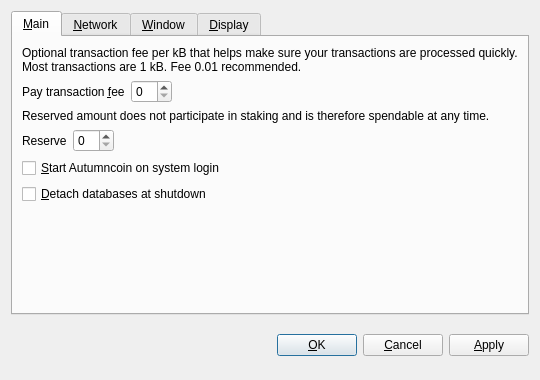
<?xml version="1.0" encoding="UTF-8"?>
<ui version="4.0">
 <class>OptionsDialog</class>
 <widget class="QDialog" name="OptionsDialog">
  <property name="geometry">
   <rect>
    <x>0</x>
    <y>0</y>
    <width>540</width>
    <height>380</height>
   </rect>
  </property>
  <property name="windowTitle">
   <string>Options</string>
  </property>
  <property name="modal">
   <bool>true</bool>
  </property>
  <layout class="QVBoxLayout" name="verticalLayout">
   <item>
    <widget class="QTabWidget" name="tabWidget">
     <property name="tabPosition">
      <enum>QTabWidget::North</enum>
     </property>
     <property name="currentIndex">
      <number>0</number>
     </property>
     <widget class="QWidget" name="tabMain">
      <attribute name="title">
       <string>&amp;Main</string>
      </attribute>
      <layout class="QVBoxLayout" name="verticalLayout_Main">
       <item>
        <widget class="QLabel" name="transactionFeeInfoLabel">
         <property name="text">
          <string>Optional transaction fee per kB that helps make sure your transactions are processed quickly. Most transactions are 1 kB. Fee 0.01 recommended.</string>
         </property>
         <property name="textFormat">
          <enum>Qt::PlainText</enum>
         </property>
         <property name="wordWrap">
          <bool>true</bool>
         </property>
        </widget>
       </item>
       <item>
        <layout class="QHBoxLayout" name="horizontalLayoutFee">
         <item>
          <widget class="QLabel" name="transactionFeeLabel">
           <property name="text">
            <string>Pay transaction &amp;fee</string>
           </property>
           <property name="textFormat">
            <enum>Qt::PlainText</enum>
           </property>
           <property name="buddy">
            <cstring>transactionFee</cstring>
           </property>
          </widget>
         </item>
         <item>
          <widget class="BitcoinAmountField" name="transactionFee"/>
         </item>
         <item>
          <spacer name="horizontalSpacerFee">
           <property name="orientation">
            <enum>Qt::Horizontal</enum>
           </property>
           <property name="sizeHint" stdset="0">
            <size>
             <width>40</width>
             <height>20</height>
            </size>
           </property>
          </spacer>
         </item>
        </layout>
       </item>
       <item>
        <widget class="QLabel" name="reserveBalanceInfoLabel">
         <property name="text">
          <string>Reserved amount does not participate in staking and is therefore spendable at any time.</string>
         </property>
         <property name="textFormat">
          <enum>Qt::PlainText</enum>
         </property>
         <property name="wordWrap">
          <bool>true</bool>
         </property>
        </widget>
       </item>
       <item>
        <layout class="QHBoxLayout" name="horizontalLayoutReserveBalance">
         <item>
          <widget class="QLabel" name="reserveBalanceLabel">
           <property name="text">
            <string>Reserve</string>
           </property>
           <property name="textFormat">
            <enum>Qt::PlainText</enum>
           </property>
           <property name="buddy">
            <cstring>reserveBalance</cstring>
           </property>
          </widget>
         </item>
         <item>
          <widget class="BitcoinAmountField" name="reserveBalance"/>
         </item>
         <item>
          <spacer name="horizontalSpacerReserveBalance">
           <property name="orientation">
            <enum>Qt::Horizontal</enum>
           </property>
           <property name="sizeHint" stdset="0">
            <size>
             <width>40</width>
             <height>20</height>
            </size>
           </property>
          </spacer>
         </item>
        </layout>
       </item>
       <item>
        <widget class="QCheckBox" name="bitcoinAtStartup">
         <property name="toolTip">
          <string>Automatically start Autumncoin after logging in to the system.</string>
         </property>
         <property name="text">
          <string>&amp;Start Autumncoin on system login</string>
         </property>
        </widget>
       </item>
       <item>
        <widget class="QCheckBox" name="detachDatabases">
         <property name="toolTip">
          <string>Detach block and address databases at shutdown. This means they can be moved to another data directory, but it slows down shutdown. The wallet is always detached.</string>
         </property>
         <property name="text">
          <string>&amp;Detach databases at shutdown</string>
         </property>
        </widget>
       </item>
       <item>
        <spacer name="verticalSpacer_Main">
         <property name="orientation">
          <enum>Qt::Vertical</enum>
         </property>
         <property name="sizeHint" stdset="0">
          <size>
           <width>20</width>
           <height>40</height>
          </size>
         </property>
        </spacer>
       </item>
      </layout>
     </widget>
     <widget class="QWidget" name="tabNetwork">
      <attribute name="title">
       <string>&amp;Network</string>
      </attribute>
      <layout class="QVBoxLayout" name="verticalLayout_Network">
       <item>
        <widget class="QCheckBox" name="mapPortUpnp">
         <property name="toolTip">
          <string>Automatically open the Autumncoin client port on the router. This only works when your router supports UPnP and it is enabled.</string>
         </property>
         <property name="text">
          <string>Map port using &amp;UPnP</string>
         </property>
        </widget>
       </item>
       <item>
        <widget class="QCheckBox" name="connectSocks">
         <property name="toolTip">
          <string>Connect to the Autumncoin network through a SOCKS proxy (e.g. when connecting through Tor).</string>
         </property>
         <property name="text">
          <string>&amp;Connect through SOCKS proxy:</string>
         </property>
        </widget>
       </item>
       <item>
        <layout class="QHBoxLayout" name="horizontalLayout_Network">
         <item>
          <widget class="QLabel" name="proxyIpLabel">
           <property name="text">
            <string>Proxy &amp;IP:</string>
           </property>
           <property name="textFormat">
            <enum>Qt::PlainText</enum>
           </property>
           <property name="buddy">
            <cstring>proxyIp</cstring>
           </property>
          </widget>
         </item>
         <item>
          <widget class="QValidatedLineEdit" name="proxyIp">
           <property name="maximumSize">
            <size>
             <width>140</width>
             <height>16777215</height>
            </size>
           </property>
           <property name="toolTip">
            <string>IP address of the proxy (e.g. 127.0.0.1)</string>
           </property>
          </widget>
         </item>
         <item>
          <widget class="QLabel" name="proxyPortLabel">
           <property name="text">
            <string>&amp;Port:</string>
           </property>
           <property name="textFormat">
            <enum>Qt::PlainText</enum>
           </property>
           <property name="buddy">
            <cstring>proxyPort</cstring>
           </property>
          </widget>
         </item>
         <item>
          <widget class="QLineEdit" name="proxyPort">
           <property name="maximumSize">
            <size>
             <width>55</width>
             <height>16777215</height>
            </size>
           </property>
           <property name="toolTip">
            <string>Port of the proxy (e.g. 9050)</string>
           </property>
          </widget>
         </item>
         <item>
          <widget class="QLabel" name="socksVersionLabel">
           <property name="text">
            <string>SOCKS &amp;Version:</string>
           </property>
           <property name="textFormat">
            <enum>Qt::PlainText</enum>
           </property>
           <property name="buddy">
            <cstring>socksVersion</cstring>
           </property>
          </widget>
         </item>
         <item>
          <widget class="QValueComboBox" name="socksVersion">
           <property name="toolTip">
            <string>SOCKS version of the proxy (e.g. 5)</string>
           </property>
          </widget>
         </item>
         <item>
          <spacer name="horizontalSpacer_Network">
           <property name="orientation">
            <enum>Qt::Horizontal</enum>
           </property>
           <property name="sizeHint" stdset="0">
            <size>
             <width>40</width>
             <height>20</height>
            </size>
           </property>
          </spacer>
         </item>
        </layout>
       </item>
       <item>
        <spacer name="verticalSpacer_Network">
         <property name="orientation">
          <enum>Qt::Vertical</enum>
         </property>
         <property name="sizeHint" stdset="0">
          <size>
           <width>20</width>
           <height>40</height>
          </size>
         </property>
        </spacer>
       </item>
      </layout>
     </widget>
     <widget class="QWidget" name="tabWindow">
      <attribute name="title">
       <string>&amp;Window</string>
      </attribute>
      <layout class="QVBoxLayout" name="verticalLayout_Window">
       <item>
        <widget class="QCheckBox" name="minimizeToTray">
         <property name="toolTip">
          <string>Show only a tray icon after minimizing the window.</string>
         </property>
         <property name="text">
          <string>&amp;Minimize to the tray instead of the taskbar</string>
         </property>
        </widget>
       </item>
       <item>
        <widget class="QCheckBox" name="minimizeOnClose">
         <property name="toolTip">
          <string>Minimize instead of exit the application when the window is closed. When this option is enabled, the application will be closed only after selecting Quit in the menu.</string>
         </property>
         <property name="text">
          <string>M&amp;inimize on close</string>
         </property>
        </widget>
       </item>
       <item>
        <spacer name="verticalSpacer_Window">
         <property name="orientation">
          <enum>Qt::Vertical</enum>
         </property>
         <property name="sizeHint" stdset="0">
          <size>
           <width>20</width>
           <height>40</height>
          </size>
         </property>
        </spacer>
       </item>
      </layout>
     </widget>
     <widget class="QWidget" name="tabDisplay">
      <attribute name="title">
       <string>&amp;Display</string>
      </attribute>
      <layout class="QVBoxLayout" name="verticalLayout_Display">
       <item>
        <layout class="QHBoxLayout" name="horizontalLayout_1_Display">
         <item>
          <widget class="QLabel" name="langLabel">
           <property name="text">
            <string>User Interface &amp;language:</string>
           </property>
           <property name="textFormat">
            <enum>Qt::PlainText</enum>
           </property>
           <property name="buddy">
            <cstring>lang</cstring>
           </property>
          </widget>
         </item>
         <item>
          <widget class="QValueComboBox" name="lang">
           <property name="toolTip">
            <string>The user interface language can be set here. This setting will take effect after restarting Autumncoin.</string>
           </property>
          </widget>
         </item>
        </layout>
       </item>
       <item>
        <layout class="QHBoxLayout" name="horizontalLayout_2_Display">
         <item>
          <widget class="QLabel" name="unitLabel">
           <property name="text">
            <string>&amp;Unit to show amounts in:</string>
           </property>
           <property name="textFormat">
            <enum>Qt::PlainText</enum>
           </property>
           <property name="buddy">
            <cstring>unit</cstring>
           </property>
          </widget>
         </item>
         <item>
          <widget class="QValueComboBox" name="unit">
           <property name="toolTip">
            <string>Choose the default subdivision unit to show in the interface and when sending coins.</string>
           </property>
          </widget>
         </item>
        </layout>
       </item>
       <item>
        <widget class="QCheckBox" name="displayAddresses">
         <property name="toolTip">
          <string>Whether to show Autumncoin addresses in the transaction list or not.</string>
         </property>
         <property name="text">
          <string>&amp;Display addresses in transaction list</string>
         </property>
        </widget>
       </item>
       <item>
        <widget class="QCheckBox" name="coinControlFeatures">
         <property name="toolTip">
          <string>Whether to show coin control features or not.</string>
         </property>
         <property name="text">
          <string>Display coin &amp;control features (experts only!)</string>
         </property>
        </widget>
       </item>
       <item>
        <spacer name="verticalSpacer_Display">
         <property name="orientation">
          <enum>Qt::Vertical</enum>
         </property>
         <property name="sizeHint" stdset="0">
          <size>
           <width>20</width>
           <height>40</height>
          </size>
         </property>
        </spacer>
       </item>
      </layout>
     </widget>
    </widget>
   </item>
   <item>
    <layout class="QHBoxLayout" name="horizontalLayout_Buttons">
     <item>
      <spacer name="horizontalSpacer_1">
       <property name="orientation">
        <enum>Qt::Horizontal</enum>
       </property>
       <property name="sizeHint" stdset="0">
        <size>
         <width>40</width>
         <height>48</height>
        </size>
       </property>
      </spacer>
     </item>
     <item>
      <widget class="QLabel" name="statusLabel">
       <property name="font">
        <font>
         <weight>75</weight>
         <bold>true</bold>
        </font>
       </property>
       <property name="text">
        <string/>
       </property>
       <property name="textFormat">
        <enum>Qt::PlainText</enum>
       </property>
       <property name="wordWrap">
        <bool>true</bool>
       </property>
      </widget>
     </item>
     <item>
      <spacer name="horizontalSpacer_2">
       <property name="orientation">
        <enum>Qt::Horizontal</enum>
       </property>
       <property name="sizeHint" stdset="0">
        <size>
         <width>40</width>
         <height>48</height>
        </size>
       </property>
      </spacer>
     </item>
     <item>
      <widget class="QPushButton" name="okButton">
       <property name="text">
        <string>&amp;OK</string>
       </property>
      </widget>
     </item>
     <item>
      <widget class="QPushButton" name="cancelButton">
       <property name="text">
        <string>&amp;Cancel</string>
       </property>
       <property name="autoDefault">
        <bool>false</bool>
       </property>
      </widget>
     </item>
     <item>
      <widget class="QPushButton" name="applyButton">
       <property name="text">
        <string>&amp;Apply</string>
       </property>
       <property name="autoDefault">
        <bool>false</bool>
       </property>
      </widget>
     </item>
    </layout>
   </item>
  </layout>
 </widget>
 <customwidgets>
  <customwidget>
   <class>BitcoinAmountField</class>
   <extends>QSpinBox</extends>
   <header>bitcoinamountfield.h</header>
  </customwidget>
  <customwidget>
   <class>QValueComboBox</class>
   <extends>QComboBox</extends>
   <header>qvaluecombobox.h</header>
  </customwidget>
  <customwidget>
   <class>QValidatedLineEdit</class>
   <extends>QLineEdit</extends>
   <header>qvalidatedlineedit.h</header>
  </customwidget>
 </customwidgets>
 <resources/>
 <connections/>
</ui>
